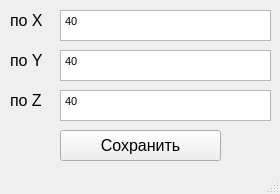
<?xml version="1.0" encoding="UTF-8"?>
<ui version="4.0">
 <class>Set_grid</class>
 <widget class="QMainWindow" name="Set_grid">
  <property name="geometry">
   <rect>
    <x>0</x>
    <y>0</y>
    <width>280</width>
    <height>194</height>
   </rect>
  </property>
  <property name="windowTitle">
   <string>Ввод данных</string>
  </property>
  <property name="windowIcon">
   <iconset>
    <normaloff>science.png</normaloff>science.png</iconset>
  </property>
  <widget class="QWidget" name="centralwidget">
   <widget class="QLabel" name="label">
    <property name="geometry">
     <rect>
      <x>10</x>
      <y>10</y>
      <width>41</width>
      <height>21</height>
     </rect>
    </property>
    <property name="font">
     <font>
      <pointsize>12</pointsize>
     </font>
    </property>
    <property name="text">
     <string>по X</string>
    </property>
   </widget>
   <widget class="QLabel" name="label_2">
    <property name="geometry">
     <rect>
      <x>10</x>
      <y>50</y>
      <width>41</width>
      <height>21</height>
     </rect>
    </property>
    <property name="font">
     <font>
      <pointsize>12</pointsize>
     </font>
    </property>
    <property name="text">
     <string>по Y</string>
    </property>
   </widget>
   <widget class="QLabel" name="label_3">
    <property name="geometry">
     <rect>
      <x>10</x>
      <y>90</y>
      <width>41</width>
      <height>21</height>
     </rect>
    </property>
    <property name="font">
     <font>
      <pointsize>12</pointsize>
     </font>
    </property>
    <property name="text">
     <string>по Z</string>
    </property>
   </widget>
   <widget class="QTextEdit" name="set_x">
    <property name="geometry">
     <rect>
      <x>60</x>
      <y>10</y>
      <width>211</width>
      <height>31</height>
     </rect>
    </property>
    <property name="html">
     <string>&lt;!DOCTYPE HTML PUBLIC &quot;-//W3C//DTD HTML 4.0//EN&quot; &quot;http://www.w3.org/TR/REC-html40/strict.dtd&quot;&gt;
&lt;html&gt;&lt;head&gt;&lt;meta name=&quot;qrichtext&quot; content=&quot;1&quot; /&gt;&lt;style type=&quot;text/css&quot;&gt;
p, li { white-space: pre-wrap; }
&lt;/style&gt;&lt;/head&gt;&lt;body style=&quot; font-family:'MS Shell Dlg 2'; font-size:8.25pt; font-weight:400; font-style:normal;&quot;&gt;
&lt;p style=&quot; margin-top:0px; margin-bottom:0px; margin-left:0px; margin-right:0px; -qt-block-indent:0; text-indent:0px;&quot;&gt;40&lt;/p&gt;&lt;/body&gt;&lt;/html&gt;</string>
    </property>
   </widget>
   <widget class="QTextEdit" name="set_y">
    <property name="geometry">
     <rect>
      <x>60</x>
      <y>50</y>
      <width>211</width>
      <height>31</height>
     </rect>
    </property>
    <property name="html">
     <string>&lt;!DOCTYPE HTML PUBLIC &quot;-//W3C//DTD HTML 4.0//EN&quot; &quot;http://www.w3.org/TR/REC-html40/strict.dtd&quot;&gt;
&lt;html&gt;&lt;head&gt;&lt;meta name=&quot;qrichtext&quot; content=&quot;1&quot; /&gt;&lt;style type=&quot;text/css&quot;&gt;
p, li { white-space: pre-wrap; }
&lt;/style&gt;&lt;/head&gt;&lt;body style=&quot; font-family:'MS Shell Dlg 2'; font-size:8.25pt; font-weight:400; font-style:normal;&quot;&gt;
&lt;p style=&quot; margin-top:0px; margin-bottom:0px; margin-left:0px; margin-right:0px; -qt-block-indent:0; text-indent:0px;&quot;&gt;40&lt;/p&gt;&lt;/body&gt;&lt;/html&gt;</string>
    </property>
   </widget>
   <widget class="QTextEdit" name="set_z">
    <property name="geometry">
     <rect>
      <x>60</x>
      <y>90</y>
      <width>211</width>
      <height>31</height>
     </rect>
    </property>
    <property name="html">
     <string>&lt;!DOCTYPE HTML PUBLIC &quot;-//W3C//DTD HTML 4.0//EN&quot; &quot;http://www.w3.org/TR/REC-html40/strict.dtd&quot;&gt;
&lt;html&gt;&lt;head&gt;&lt;meta name=&quot;qrichtext&quot; content=&quot;1&quot; /&gt;&lt;style type=&quot;text/css&quot;&gt;
p, li { white-space: pre-wrap; }
&lt;/style&gt;&lt;/head&gt;&lt;body style=&quot; font-family:'MS Shell Dlg 2'; font-size:8.25pt; font-weight:400; font-style:normal;&quot;&gt;
&lt;p style=&quot; margin-top:0px; margin-bottom:0px; margin-left:0px; margin-right:0px; -qt-block-indent:0; text-indent:0px;&quot;&gt;40&lt;/p&gt;&lt;/body&gt;&lt;/html&gt;</string>
    </property>
   </widget>
   <widget class="QPushButton" name="save_set">
    <property name="geometry">
     <rect>
      <x>60</x>
      <y>130</y>
      <width>161</width>
      <height>31</height>
     </rect>
    </property>
    <property name="font">
     <font>
      <pointsize>12</pointsize>
     </font>
    </property>
    <property name="text">
     <string>Сохранить</string>
    </property>
   </widget>
  </widget>
  <widget class="QMenuBar" name="menubar">
   <property name="geometry">
    <rect>
     <x>0</x>
     <y>0</y>
     <width>280</width>
     <height>21</height>
    </rect>
   </property>
  </widget>
  <widget class="QStatusBar" name="statusbar"/>
 </widget>
 <resources/>
 <connections/>
</ui>
